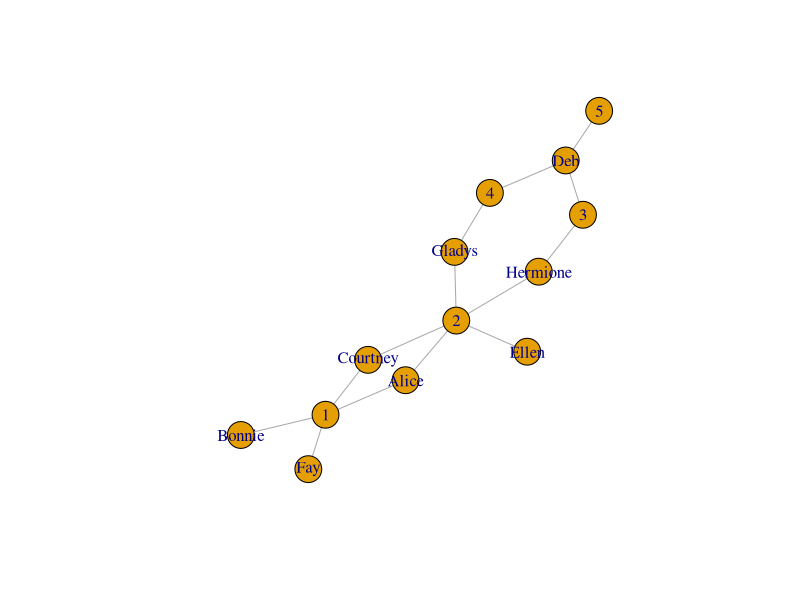

The R script that drew this image:
## ---- chunk 1
knitr::opts_chunk$set(echo = TRUE)
## ---- chunk 2
if (!require('igraph')) (install.packages('igraph'))

df_lineup <- data.frame(Player = c("Alice", "Alice", "Bonnie", "Courtney", "Courtney", "Deb", "Deb", "Deb","Ellen",
                                   "Fay", "Gladys", "Gladys", "Hermione", "Hermione"), 
                        Position = c(1, 2, 1, 1, 2, 3, 4, 5, 2, 1, 2, 4, 2, 3), stringsAsFactors = FALSE)
            
knitr::kable(df_lineup)


graph <- graph.data.frame(df_lineup, directed=FALSE)
plot(graph)
## ---- chunk 3
start <- data.frame(Position=c(1,2,3,4,5), 
                    Player=c("Bonnie", "Ellen", "Hermoine", "Gladys", "Deb"), stringsAsFactors = FALSE)
knitr::kable(start)
